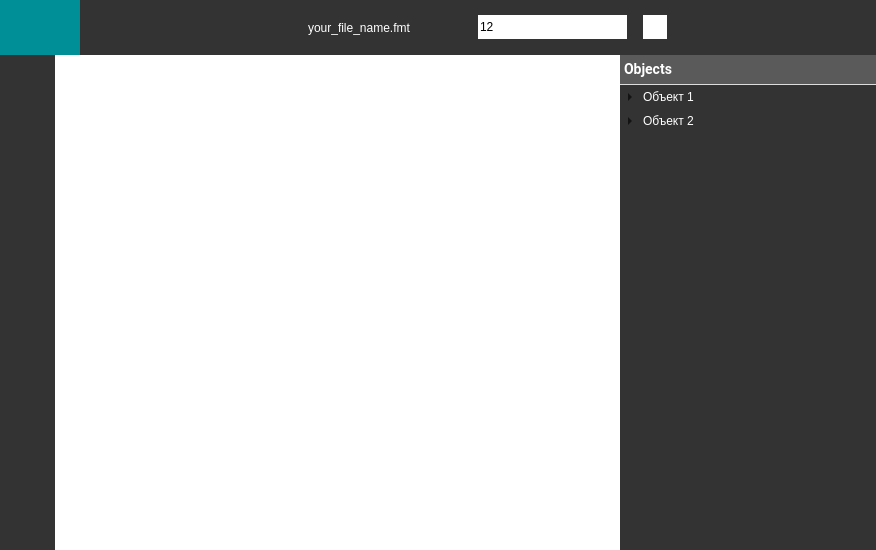
<?xml version="1.0" encoding="UTF-8"?>
<ui version="4.0">
 <class>MainWindow</class>
 <widget class="QMainWindow" name="MainWindow">
  <property name="geometry">
   <rect>
    <x>0</x>
    <y>0</y>
    <width>876</width>
    <height>550</height>
   </rect>
  </property>
  <property name="minimumSize">
   <size>
    <width>800</width>
    <height>550</height>
   </size>
  </property>
  <property name="windowTitle">
   <string>MainWindow</string>
  </property>
  <widget class="QWidget" name="centralwidget">
   <property name="styleSheet">
    <string notr="true">background:rgb(91,90,90);</string>
   </property>
   <layout class="QVBoxLayout" name="verticalLayout">
    <property name="spacing">
     <number>0</number>
    </property>
    <property name="leftMargin">
     <number>0</number>
    </property>
    <property name="topMargin">
     <number>0</number>
    </property>
    <property name="rightMargin">
     <number>0</number>
    </property>
    <property name="bottomMargin">
     <number>0</number>
    </property>
    <item>
     <widget class="QFrame" name="frame_top">
      <property name="maximumSize">
       <size>
        <width>16777215</width>
        <height>55</height>
       </size>
      </property>
      <property name="frameShape">
       <enum>QFrame::NoFrame</enum>
      </property>
      <property name="frameShadow">
       <enum>QFrame::Plain</enum>
      </property>
      <layout class="QHBoxLayout" name="horizontalLayout">
       <property name="spacing">
        <number>0</number>
       </property>
       <property name="leftMargin">
        <number>0</number>
       </property>
       <property name="topMargin">
        <number>0</number>
       </property>
       <property name="rightMargin">
        <number>0</number>
       </property>
       <property name="bottomMargin">
        <number>0</number>
       </property>
       <item>
        <widget class="QFrame" name="frame_toodle">
         <property name="minimumSize">
          <size>
           <width>80</width>
           <height>55</height>
          </size>
         </property>
         <property name="maximumSize">
          <size>
           <width>80</width>
           <height>55</height>
          </size>
         </property>
         <property name="styleSheet">
          <string notr="true">background:rgb(0,143,150);</string>
         </property>
         <property name="frameShape">
          <enum>QFrame::NoFrame</enum>
         </property>
         <property name="frameShadow">
          <enum>QFrame::Plain</enum>
         </property>
         <layout class="QHBoxLayout" name="horizontalLayout_3">
          <property name="spacing">
           <number>0</number>
          </property>
          <property name="leftMargin">
           <number>0</number>
          </property>
          <property name="topMargin">
           <number>0</number>
          </property>
          <property name="rightMargin">
           <number>0</number>
          </property>
          <property name="bottomMargin">
           <number>0</number>
          </property>
          <item>
           <widget class="QPushButton" name="toodle">
            <property name="minimumSize">
             <size>
              <width>80</width>
              <height>55</height>
             </size>
            </property>
            <property name="maximumSize">
             <size>
              <width>80</width>
              <height>55</height>
             </size>
            </property>
            <property name="styleSheet">
             <string notr="true">QPushButton {
              border: none;
              background-color: rgba(0,0,0,0);
              }
              QPushButton:hover {
              background-color: rgb(0,178,178);
              }
              QPushButton:pressed {
              background-color: rgba(0,0,0,0);
              }</string>
            </property>
            <property name="text">
             <string/>
            </property>
            <property name="icon">
             <iconset>
              <normaloff>icons/1x/logo.png</normaloff>icons/1x/logo.png</iconset>
            </property>
            <property name="iconSize">
             <size>
              <width>22</width>
              <height>12</height>
             </size>
            </property>
            <property name="flat">
             <bool>true</bool>
            </property>
           </widget>
          </item>
         </layout>
        </widget>
       </item>
       <item>
        <widget class="QFrame" name="frame_top_east">
         <property name="maximumSize">
          <size>
           <width>16777215</width>
           <height>55</height>
          </size>
         </property>
         <property name="styleSheet">
          <string notr="true">background:rgb(51,51,51);</string>
         </property>
         <property name="frameShape">
          <enum>QFrame::NoFrame</enum>
         </property>
         <property name="frameShadow">
          <enum>QFrame::Plain</enum>
         </property>
         <layout class="QHBoxLayout" name="horizontalLayout_4">
          <property name="spacing">
           <number>4</number>
          </property>
          <property name="leftMargin">
           <number>0</number>
          </property>
          <property name="topMargin">
           <number>0</number>
          </property>
          <property name="rightMargin">
           <number>0</number>
          </property>
          <property name="bottomMargin">
           <number>0</number>
          </property>
          <item>
           <widget class="QFrame" name="save">
            <property name="minimumSize">
             <size>
              <width>55</width>
              <height>55</height>
             </size>
            </property>
            <property name="maximumSize">
             <size>
              <width>55</width>
              <height>55</height>
             </size>
            </property>
            <property name="frameShape">
             <enum>QFrame::NoFrame</enum>
            </property>
            <property name="frameShadow">
             <enum>QFrame::Plain</enum>
            </property>
            <layout class="QHBoxLayout" name="horizontalLayout_24">
             <property name="spacing">
              <number>0</number>
             </property>
             <property name="leftMargin">
              <number>0</number>
             </property>
             <property name="topMargin">
              <number>0</number>
             </property>
             <property name="rightMargin">
              <number>0</number>
             </property>
             <property name="bottomMargin">
              <number>0</number>
             </property>
             <item>
              <widget class="QPushButton" name="bn_save">
               <property name="minimumSize">
                <size>
                 <width>55</width>
                 <height>55</height>
                </size>
               </property>
               <property name="maximumSize">
                <size>
                 <width>55</width>
                 <height>55</height>
                </size>
               </property>
               <property name="toolTip">
                <string>Сохранить</string>
               </property>
               <property name="styleSheet">
                <string notr="true">QPushButton {
                 border: none;
                 background-color: rgba(0,0,0,0);
                 }
                 QPushButton:hover {
                 background-color: rgb(91,90,90);
                 }
                 QPushButton:pressed {
                 background-color: rgba(0,0,0,0);
                 }


QToolTip { 
	color: #000; 
	background-color: #fff; 
	font-family: Roboto;
}</string>
               </property>
               <property name="text">
                <string/>
               </property>
               <property name="icon">
                <iconset>
                 <normaloff>icons/1x/save_icon.png</normaloff>icons/1x/save_icon.png</iconset>
               </property>
               <property name="iconSize">
                <size>
                 <width>22</width>
                 <height>22</height>
                </size>
               </property>
               <property name="flat">
                <bool>true</bool>
               </property>
              </widget>
             </item>
            </layout>
           </widget>
          </item>
          <item>
           <widget class="QFrame" name="save_as">
            <property name="minimumSize">
             <size>
              <width>55</width>
              <height>55</height>
             </size>
            </property>
            <property name="maximumSize">
             <size>
              <width>55</width>
              <height>55</height>
             </size>
            </property>
            <property name="frameShape">
             <enum>QFrame::NoFrame</enum>
            </property>
            <property name="frameShadow">
             <enum>QFrame::Plain</enum>
            </property>
            <layout class="QHBoxLayout" name="horizontalLayout_23">
             <property name="spacing">
              <number>0</number>
             </property>
             <property name="leftMargin">
              <number>0</number>
             </property>
             <property name="topMargin">
              <number>0</number>
             </property>
             <property name="rightMargin">
              <number>0</number>
             </property>
             <property name="bottomMargin">
              <number>0</number>
             </property>
             <item>
              <widget class="QPushButton" name="bn_save_as">
               <property name="minimumSize">
                <size>
                 <width>55</width>
                 <height>55</height>
                </size>
               </property>
               <property name="maximumSize">
                <size>
                 <width>55</width>
                 <height>55</height>
                </size>
               </property>
               <property name="toolTip">
                <string>Сохранить как</string>
               </property>
               <property name="styleSheet">
                <string notr="true">QPushButton {
                 border: none;
                 background-color: rgba(0,0,0,0);
                 }
                 QPushButton:hover {
                 background-color: rgb(91,90,90);
                 }
                 QPushButton:pressed {
                 background-color: rgba(0,0,0,0);
                 }


QToolTip { 
	color: #000; 
	background-color: #fff; 
	font-family: Roboto;
}</string>
               </property>
               <property name="text">
                <string/>
               </property>
               <property name="icon">
                <iconset>
                 <normaloff>icons/1x/save_as_icon.png</normaloff>icons/1x/save_as_icon.png</iconset>
               </property>
               <property name="iconSize">
                <size>
                 <width>22</width>
                 <height>22</height>
                </size>
               </property>
               <property name="flat">
                <bool>true</bool>
               </property>
              </widget>
             </item>
            </layout>
           </widget>
          </item>
          <item>
           <widget class="QFrame" name="open">
            <property name="minimumSize">
             <size>
              <width>55</width>
              <height>55</height>
             </size>
            </property>
            <property name="maximumSize">
             <size>
              <width>55</width>
              <height>55</height>
             </size>
            </property>
            <property name="frameShape">
             <enum>QFrame::NoFrame</enum>
            </property>
            <property name="frameShadow">
             <enum>QFrame::Plain</enum>
            </property>
            <layout class="QHBoxLayout" name="horizontalLayout_22">
             <property name="spacing">
              <number>0</number>
             </property>
             <property name="leftMargin">
              <number>0</number>
             </property>
             <property name="topMargin">
              <number>0</number>
             </property>
             <property name="rightMargin">
              <number>0</number>
             </property>
             <property name="bottomMargin">
              <number>0</number>
             </property>
             <item>
              <widget class="QPushButton" name="bn_open">
               <property name="minimumSize">
                <size>
                 <width>55</width>
                 <height>55</height>
                </size>
               </property>
               <property name="maximumSize">
                <size>
                 <width>55</width>
                 <height>55</height>
                </size>
               </property>
               <property name="toolTip">
                <string extracomment="Открыть файл">Открыть файл</string>
               </property>
               <property name="styleSheet">
                <string notr="true">QPushButton {
                 border: none;
                 background-color: rgba(0,0,0,0);
                 }
                 QPushButton:hover {
                 background-color: rgb(91,90,90);
                 }
                 QPushButton:pressed {
                 background-color: rgba(0,0,0,0);
                 }


QToolTip { 
	color: #000; 
	background-color: #fff; 
	font-family: Roboto;
}</string>
               </property>
               <property name="text">
                <string/>
               </property>
               <property name="icon">
                <iconset>
                 <normaloff>icons/1x/open_icon.png</normaloff>icons/1x/open_icon.png</iconset>
               </property>
               <property name="iconSize">
                <size>
                 <width>22</width>
                 <height>22</height>
                </size>
               </property>
               <property name="flat">
                <bool>true</bool>
               </property>
              </widget>
             </item>
            </layout>
           </widget>
          </item>
          <item>
           <widget class="QLabel" name="openFileLabel">
            <property name="styleSheet">
             <string notr="true">font: 11pt &quot;Roboto&quot;;
              color: rgb(255, 255, 255);

              margin-right: 12px;
              margin-left: 48px;</string>
            </property>
            <property name="text">
             <string>your_file_name.fmt</string>
            </property>
           </widget>
          </item>
          <item>
           <widget class="QLineEdit" name="widthLineEdit">
            <property name="minimumSize">
             <size>
              <width>48</width>
              <height>24</height>
             </size>
            </property>
            <property name="maximumSize">
             <size>
              <width>224</width>
              <height>24</height>
             </size>
            </property>
            <property name="toolTip">
             <string>Ширина рисования</string>
            </property>
            <property name="styleSheet">
             <string notr="true">QLineEdit {
	background-color: rgb(255, 255, 255);
    margin-right: 12px;
    margin-left: 48px;
   
	font: 75 9pt &quot;Roboto Black&quot;;
	color: #000;

	border: 0px;
}

QToolTip { 
	color: #000; 
	background-color: #fff; 
	font-family: Roboto;
}</string>
            </property>
            <property name="text">
             <string>12</string>
            </property>
           </widget>
          </item>
          <item>
           <widget class="ColorPicker" name="colorPicker" native="true">
            <property name="minimumSize">
             <size>
              <width>24</width>
              <height>24</height>
             </size>
            </property>
            <property name="maximumSize">
             <size>
              <width>24</width>
              <height>24</height>
             </size>
            </property>
            <property name="toolTip">
             <string>Цвет рисования</string>
            </property>
            <property name="styleSheet">
             <string notr="true">QWidget{
	background-color: rgb(255, 255, 255);
}


QToolTip { 
	color: #000; 
	background-color: #fff; 
	font-family: Roboto;
}</string>
            </property>
           </widget>
          </item>
          <item>
           <spacer name="horizontalSpacer">
            <property name="orientation">
             <enum>Qt::Horizontal</enum>
            </property>
            <property name="sizeHint" stdset="0">
             <size>
              <width>172</width>
              <height>20</height>
             </size>
            </property>
           </spacer>
          </item>
         </layout>
        </widget>
       </item>
      </layout>
     </widget>
    </item>
    <item>
     <widget class="QFrame" name="frame_bottom">
      <property name="frameShape">
       <enum>QFrame::NoFrame</enum>
      </property>
      <property name="frameShadow">
       <enum>QFrame::Plain</enum>
      </property>
      <layout class="QHBoxLayout" name="horizontalLayout_2">
       <property name="spacing">
        <number>0</number>
       </property>
       <property name="leftMargin">
        <number>0</number>
       </property>
       <property name="topMargin">
        <number>0</number>
       </property>
       <property name="rightMargin">
        <number>0</number>
       </property>
       <property name="bottomMargin">
        <number>0</number>
       </property>
       <item>
        <widget class="QFrame" name="frame_bottom_west">
         <property name="minimumSize">
          <size>
           <width>55</width>
           <height>0</height>
          </size>
         </property>
         <property name="maximumSize">
          <size>
           <width>55</width>
           <height>16777215</height>
          </size>
         </property>
         <property name="styleSheet">
          <string notr="true">background:rgb(51,51,51);</string>
         </property>
         <property name="frameShape">
          <enum>QFrame::NoFrame</enum>
         </property>
         <property name="frameShadow">
          <enum>QFrame::Plain</enum>
         </property>
         <layout class="QVBoxLayout" name="verticalLayout_3">
          <property name="spacing">
           <number>0</number>
          </property>
          <property name="leftMargin">
           <number>0</number>
          </property>
          <property name="topMargin">
           <number>0</number>
          </property>
          <property name="rightMargin">
           <number>0</number>
          </property>
          <property name="bottomMargin">
           <number>0</number>
          </property>
          <item>
           <widget class="QFrame" name="frame_select_tool">
            <property name="minimumSize">
             <size>
              <width>55</width>
              <height>55</height>
             </size>
            </property>
            <property name="maximumSize">
             <size>
              <width>55</width>
              <height>55</height>
             </size>
            </property>
            <property name="frameShape">
             <enum>QFrame::NoFrame</enum>
            </property>
            <property name="frameShadow">
             <enum>QFrame::Plain</enum>
            </property>
            <layout class="QHBoxLayout" name="horizontalLayout_15">
             <property name="spacing">
              <number>0</number>
             </property>
             <property name="leftMargin">
              <number>0</number>
             </property>
             <property name="topMargin">
              <number>0</number>
             </property>
             <property name="rightMargin">
              <number>0</number>
             </property>
             <property name="bottomMargin">
              <number>0</number>
             </property>
             <item>
              <widget class="QPushButton" name="bn_select_tool">
               <property name="minimumSize">
                <size>
                 <width>55</width>
                 <height>55</height>
                </size>
               </property>
               <property name="maximumSize">
                <size>
                 <width>55</width>
                 <height>55</height>
                </size>
               </property>
               <property name="toolTip">
                <string>Выбор объектов</string>
               </property>
               <property name="styleSheet">
                <string notr="true">QPushButton {
                 border: none;
                 background-color: rgba(0,0,0,0);
                 }
                 QPushButton:hover {
                 background-color: rgb(91,90,90);
                 }
                 QPushButton:pressed {
                 background-color: rgba(0,0,0,0);
                 }



QToolTip { 
	color: #000; 
	background-color: #fff; 
	font-family: Roboto;
}</string>
               </property>
               <property name="text">
                <string/>
               </property>
               <property name="icon">
                <iconset>
                 <normaloff>icons/1x/cursor_icon.png</normaloff>icons/1x/cursor_icon.png</iconset>
               </property>
               <property name="iconSize">
                <size>
                 <width>22</width>
                 <height>22</height>
                </size>
               </property>
               <property name="flat">
                <bool>true</bool>
               </property>
              </widget>
             </item>
            </layout>
           </widget>
          </item>
          <item>
           <widget class="QFrame" name="frame_pencil_tool">
            <property name="minimumSize">
             <size>
              <width>55</width>
              <height>55</height>
             </size>
            </property>
            <property name="maximumSize">
             <size>
              <width>55</width>
              <height>55</height>
             </size>
            </property>
            <property name="frameShape">
             <enum>QFrame::NoFrame</enum>
            </property>
            <property name="frameShadow">
             <enum>QFrame::Plain</enum>
            </property>
            <layout class="QHBoxLayout" name="horizontalLayout_21">
             <property name="spacing">
              <number>0</number>
             </property>
             <property name="leftMargin">
              <number>0</number>
             </property>
             <property name="topMargin">
              <number>0</number>
             </property>
             <property name="rightMargin">
              <number>0</number>
             </property>
             <property name="bottomMargin">
              <number>0</number>
             </property>
             <item>
              <widget class="QPushButton" name="bn_pencil_tool">
               <property name="minimumSize">
                <size>
                 <width>55</width>
                 <height>55</height>
                </size>
               </property>
               <property name="maximumSize">
                <size>
                 <width>55</width>
                 <height>55</height>
                </size>
               </property>
               <property name="toolTip">
                <string>Карандаш</string>
               </property>
               <property name="styleSheet">
                <string notr="true">QPushButton {
                 border: none;
                 background-color: rgba(0,0,0,0);
                 }
                 QPushButton:hover {
                 background-color: rgb(91,90,90);
                 }
                 QPushButton:pressed {
                 background-color: rgba(0,0,0,0);
                 }


QToolTip { 
	color: #000; 
	background-color: #fff; 
	font-family: Roboto;
}</string>
               </property>
               <property name="text">
                <string/>
               </property>
               <property name="icon">
                <iconset>
                 <normaloff>icons/1x/pencil_icon.png</normaloff>icons/1x/pencil_icon.png</iconset>
               </property>
               <property name="iconSize">
                <size>
                 <width>22</width>
                 <height>22</height>
                </size>
               </property>
               <property name="flat">
                <bool>true</bool>
               </property>
              </widget>
             </item>
            </layout>
           </widget>
          </item>
          <item>
           <widget class="QFrame" name="frame_liner">
            <property name="minimumSize">
             <size>
              <width>55</width>
              <height>55</height>
             </size>
            </property>
            <property name="maximumSize">
             <size>
              <width>55</width>
              <height>55</height>
             </size>
            </property>
            <property name="frameShape">
             <enum>QFrame::NoFrame</enum>
            </property>
            <property name="frameShadow">
             <enum>QFrame::Plain</enum>
            </property>
            <layout class="QHBoxLayout" name="horizontalLayout_20">
             <property name="spacing">
              <number>0</number>
             </property>
             <property name="leftMargin">
              <number>0</number>
             </property>
             <property name="topMargin">
              <number>0</number>
             </property>
             <property name="rightMargin">
              <number>0</number>
             </property>
             <property name="bottomMargin">
              <number>0</number>
             </property>
             <item>
              <widget class="QPushButton" name="bn_liner">
               <property name="minimumSize">
                <size>
                 <width>55</width>
                 <height>55</height>
                </size>
               </property>
               <property name="maximumSize">
                <size>
                 <width>55</width>
                 <height>55</height>
                </size>
               </property>
               <property name="toolTip">
                <string>Ломаная линия</string>
               </property>
               <property name="styleSheet">
                <string notr="true">QPushButton {
                 border: none;
                 background-color: rgba(0,0,0,0);
                 }
                 QPushButton:hover {
                 background-color: rgb(91,90,90);
                 }
                 QPushButton:pressed {
                 background-color: rgba(0,0,0,0);
                 }


QToolTip { 
	color: #000; 
	background-color: #fff; 
	font-family: Roboto;
}</string>
               </property>
               <property name="text">
                <string/>
               </property>
               <property name="icon">
                <iconset>
                 <normaloff>icons/1x/line_icon.png</normaloff>icons/1x/line_icon.png</iconset>
               </property>
               <property name="iconSize">
                <size>
                 <width>22</width>
                 <height>22</height>
                </size>
               </property>
               <property name="flat">
                <bool>true</bool>
               </property>
              </widget>
             </item>
            </layout>
           </widget>
          </item>
          <item>
           <widget class="QFrame" name="frame_circle_tool">
            <property name="minimumSize">
             <size>
              <width>55</width>
              <height>55</height>
             </size>
            </property>
            <property name="maximumSize">
             <size>
              <width>55</width>
              <height>55</height>
             </size>
            </property>
            <property name="frameShape">
             <enum>QFrame::NoFrame</enum>
            </property>
            <property name="frameShadow">
             <enum>QFrame::Plain</enum>
            </property>
            <layout class="QHBoxLayout" name="horizontalLayout_19">
             <property name="spacing">
              <number>0</number>
             </property>
             <property name="leftMargin">
              <number>0</number>
             </property>
             <property name="topMargin">
              <number>0</number>
             </property>
             <property name="rightMargin">
              <number>0</number>
             </property>
             <property name="bottomMargin">
              <number>0</number>
             </property>
             <item>
              <widget class="QPushButton" name="bn_circle_tool">
               <property name="minimumSize">
                <size>
                 <width>55</width>
                 <height>55</height>
                </size>
               </property>
               <property name="maximumSize">
                <size>
                 <width>55</width>
                 <height>55</height>
                </size>
               </property>
               <property name="toolTip">
                <string>Окружность</string>
               </property>
               <property name="styleSheet">
                <string notr="true">QPushButton {
                 border: none;
                 background-color: rgba(0,0,0,0);
                 }
                 QPushButton:hover {
                 background-color: rgb(91,90,90);
                 }
                 QPushButton:pressed {
                 background-color: rgba(0,0,0,0);
                 }


QToolTip { 
	color: #000; 
	background-color: #fff; 
	font-family: Roboto;
}</string>
               </property>
               <property name="text">
                <string/>
               </property>
               <property name="icon">
                <iconset>
                 <normaloff>icons/1x/circle_icon.png</normaloff>icons/1x/circle_icon.png</iconset>
               </property>
               <property name="iconSize">
                <size>
                 <width>22</width>
                 <height>22</height>
                </size>
               </property>
               <property name="flat">
                <bool>true</bool>
               </property>
              </widget>
             </item>
            </layout>
           </widget>
          </item>
          <item>
           <widget class="QFrame" name="frame_rect_tool">
            <property name="minimumSize">
             <size>
              <width>55</width>
              <height>55</height>
             </size>
            </property>
            <property name="maximumSize">
             <size>
              <width>55</width>
              <height>55</height>
             </size>
            </property>
            <property name="frameShape">
             <enum>QFrame::NoFrame</enum>
            </property>
            <property name="frameShadow">
             <enum>QFrame::Plain</enum>
            </property>
            <layout class="QHBoxLayout" name="horizontalLayout_16">
             <property name="spacing">
              <number>0</number>
             </property>
             <property name="leftMargin">
              <number>0</number>
             </property>
             <property name="topMargin">
              <number>0</number>
             </property>
             <property name="rightMargin">
              <number>0</number>
             </property>
             <property name="bottomMargin">
              <number>0</number>
             </property>
             <item>
              <widget class="QPushButton" name="bn_rect_tool">
               <property name="minimumSize">
                <size>
                 <width>55</width>
                 <height>55</height>
                </size>
               </property>
               <property name="maximumSize">
                <size>
                 <width>55</width>
                 <height>55</height>
                </size>
               </property>
               <property name="toolTip">
                <string>Прямоугольник</string>
               </property>
               <property name="styleSheet">
                <string notr="true">QPushButton {
                 border: none;
                 background-color: rgba(0,0,0,0);
                 }
                 QPushButton:hover {
                 background-color: rgb(91,90,90);
                 }
                 QPushButton:pressed {
                 background-color: rgba(0,0,0,0);
                 }


QToolTip { 
	color: #000; 
	background-color: #fff; 
	font-family: Roboto;
}</string>
               </property>
               <property name="text">
                <string/>
               </property>
               <property name="icon">
                <iconset>
                 <normaloff>icons/1x/rectangle_icon.png</normaloff>icons/1x/rectangle_icon.png</iconset>
               </property>
               <property name="iconSize">
                <size>
                 <width>25</width>
                 <height>25</height>
                </size>
               </property>
               <property name="flat">
                <bool>true</bool>
               </property>
              </widget>
             </item>
            </layout>
           </widget>
          </item>
          <item>
           <widget class="QFrame" name="frame_arrow_tool">
            <property name="minimumSize">
             <size>
              <width>55</width>
              <height>55</height>
             </size>
            </property>
            <property name="maximumSize">
             <size>
              <width>55</width>
              <height>55</height>
             </size>
            </property>
            <property name="frameShape">
             <enum>QFrame::NoFrame</enum>
            </property>
            <property name="frameShadow">
             <enum>QFrame::Plain</enum>
            </property>
            <layout class="QHBoxLayout" name="horizontalLayout_17">
             <property name="spacing">
              <number>0</number>
             </property>
             <property name="leftMargin">
              <number>0</number>
             </property>
             <property name="topMargin">
              <number>0</number>
             </property>
             <property name="rightMargin">
              <number>0</number>
             </property>
             <property name="bottomMargin">
              <number>0</number>
             </property>
             <item>
              <widget class="QPushButton" name="bn_arrow_tool">
               <property name="minimumSize">
                <size>
                 <width>55</width>
                 <height>55</height>
                </size>
               </property>
               <property name="maximumSize">
                <size>
                 <width>55</width>
                 <height>55</height>
                </size>
               </property>
               <property name="toolTip">
                <string>Стрелка</string>
               </property>
               <property name="styleSheet">
                <string notr="true">QPushButton {
                 border: none;
                 background-color: rgba(0,0,0,0);
                 }
                 QPushButton:hover {
                 background-color: rgb(91,90,90);
                 }
                 QPushButton:pressed {
                 background-color: rgba(0,0,0,0);
                 }


QToolTip { 
	color: #000; 
	background-color: #fff; 
	font-family: Roboto;
}</string>
               </property>
               <property name="text">
                <string/>
               </property>
               <property name="icon">
                <iconset>
                 <normaloff>icons/1x/arrow_icon.png</normaloff>icons/1x/arrow_icon.png</iconset>
               </property>
               <property name="iconSize">
                <size>
                 <width>22</width>
                 <height>22</height>
                </size>
               </property>
               <property name="flat">
                <bool>true</bool>
               </property>
              </widget>
             </item>
            </layout>
           </widget>
          </item>
          <item>
           <widget class="QFrame" name="frame_text_tool">
            <property name="minimumSize">
             <size>
              <width>55</width>
              <height>55</height>
             </size>
            </property>
            <property name="maximumSize">
             <size>
              <width>55</width>
              <height>55</height>
             </size>
            </property>
            <property name="frameShape">
             <enum>QFrame::NoFrame</enum>
            </property>
            <property name="frameShadow">
             <enum>QFrame::Plain</enum>
            </property>
            <layout class="QHBoxLayout" name="horizontalLayout_18">
             <property name="spacing">
              <number>0</number>
             </property>
             <property name="leftMargin">
              <number>0</number>
             </property>
             <property name="topMargin">
              <number>0</number>
             </property>
             <property name="rightMargin">
              <number>0</number>
             </property>
             <property name="bottomMargin">
              <number>0</number>
             </property>
             <item>
              <widget class="QPushButton" name="bn_text_tool">
               <property name="minimumSize">
                <size>
                 <width>55</width>
                 <height>55</height>
                </size>
               </property>
               <property name="maximumSize">
                <size>
                 <width>55</width>
                 <height>55</height>
                </size>
               </property>
               <property name="toolTip">
                <string>Текст</string>
               </property>
               <property name="styleSheet">
                <string notr="true">QPushButton {
                 border: none;
                 background-color: rgba(0,0,0,0);
                 }
                 QPushButton:hover {
                 background-color: rgb(91,90,90);
                 }
                 QPushButton:pressed {
                 background-color: rgba(0,0,0,0);
                 }


QToolTip { 
	color: #000; 
	background-color: #fff; 
	font-family: Roboto;
}</string>
               </property>
               <property name="text">
                <string/>
               </property>
               <property name="icon">
                <iconset>
                 <normaloff>icons/1x/text_icon.png</normaloff>icons/1x/text_icon.png</iconset>
               </property>
               <property name="iconSize">
                <size>
                 <width>22</width>
                 <height>22</height>
                </size>
               </property>
               <property name="flat">
                <bool>true</bool>
               </property>
              </widget>
             </item>
            </layout>
           </widget>
          </item>
          <item>
           <spacer name="verticalSpacer">
            <property name="orientation">
             <enum>Qt::Vertical</enum>
            </property>
            <property name="sizeHint" stdset="0">
             <size>
              <width>20</width>
              <height>40</height>
             </size>
            </property>
           </spacer>
          </item>
         </layout>
        </widget>
       </item>
       <item>
        <widget class="QFrame" name="frame_bottom_east">
         <property name="styleSheet">
          <string notr="true"/>
         </property>
         <property name="frameShape">
          <enum>QFrame::NoFrame</enum>
         </property>
         <property name="frameShadow">
          <enum>QFrame::Plain</enum>
         </property>
         <layout class="QVBoxLayout" name="verticalLayout_2">
          <property name="spacing">
           <number>0</number>
          </property>
          <property name="leftMargin">
           <number>0</number>
          </property>
          <property name="topMargin">
           <number>0</number>
          </property>
          <property name="rightMargin">
           <number>0</number>
          </property>
          <property name="bottomMargin">
           <number>0</number>
          </property>
          <item>
           <widget class="QFrame" name="frame">
            <property name="styleSheet">
             <string notr="true"/>
            </property>
            <property name="frameShape">
             <enum>QFrame::NoFrame</enum>
            </property>
            <property name="frameShadow">
             <enum>QFrame::Plain</enum>
            </property>
            <layout class="QHBoxLayout" name="horizontalLayout_14">
             <property name="spacing">
              <number>0</number>
             </property>
             <property name="leftMargin">
              <number>0</number>
             </property>
             <property name="topMargin">
              <number>0</number>
             </property>
             <property name="rightMargin">
              <number>0</number>
             </property>
             <property name="bottomMargin">
              <number>0</number>
             </property>
             <item>
              <widget class="CanvasWidget" name="drawing_area" native="true">
               <property name="font">
                <font>
                 <family>Roboto</family>
                </font>
               </property>
               <property name="autoFillBackground">
                <bool>false</bool>
               </property>
               <property name="styleSheet">
                <string notr="true">background-color: rgb(255, 255, 255);</string>
               </property>
              </widget>
             </item>
             <item>
              <widget class="QTreeWidget" name="treeWidget">
               <property name="maximumSize">
                <size>
                 <width>256</width>
                 <height>16777215</height>
                </size>
               </property>
               <property name="styleSheet">
                <string notr="true">
                 QTreeView {
                 background-color: rgb(51, 51, 51);
                 border: 0px;
                 }

                 QTreeView::item {
                 padding: 5px;
                 color: rgb(255, 255, 255);
                 }


                 QTreeView::item:hover {
                 background-color: rgb(91,90,90);
                 }
                 QTreeView::item:pressed {
                 background-color: rgba(0,0,0,0);
                 }

                 QTreeView::item:selected {
                 color: #0078d7;
                 background-color: rgba(0,0,0,0);
                 }


                 QHeaderView::section {
                 color: white;        /* Цвет текста */
                 background-color: rgba(51, 51, 51, 0);  /* Фон (зелёный) */
                 border: 0px;
                 padding: 4px;
                 font-size: 14px;
                 font-weight: bold;
                 font-family: Roboto;
                 border-bottom: 1px solid #ddd;
                 }

                 QHeaderView::section:hover {
                 background-color: #45a049;
                 color: white;
                 }






                </string>
               </property>
               <column>
                <property name="text">
                 <string>Objects</string>
                </property>
               </column>
               <item>
                <property name="text">
                 <string>Объект 1</string>
                </property>
                <item>
                 <property name="text">
                  <string>Какая то херь</string>
                 </property>
                </item>
               </item>
               <item>
                <property name="text">
                 <string>Объект 2</string>
                </property>
                <item>
                 <property name="text">
                  <string>Ещё херь</string>
                 </property>
                </item>
               </item>
              </widget>
             </item>
            </layout>
           </widget>
          </item>
         </layout>
        </widget>
       </item>
      </layout>
     </widget>
    </item>
   </layout>
  </widget>
 </widget>
 <customwidgets>
  <customwidget>
   <class>CanvasWidget</class>
   <extends>QWidget</extends>
   <header>canvaswidget.h</header>
   <container>1</container>
  </customwidget>
  <customwidget>
   <class>ColorPicker</class>
   <extends>QWidget</extends>
   <header>colorpicker.h</header>
   <container>1</container>
  </customwidget>
 </customwidgets>
 <resources/>
 <connections/>
</ui>
